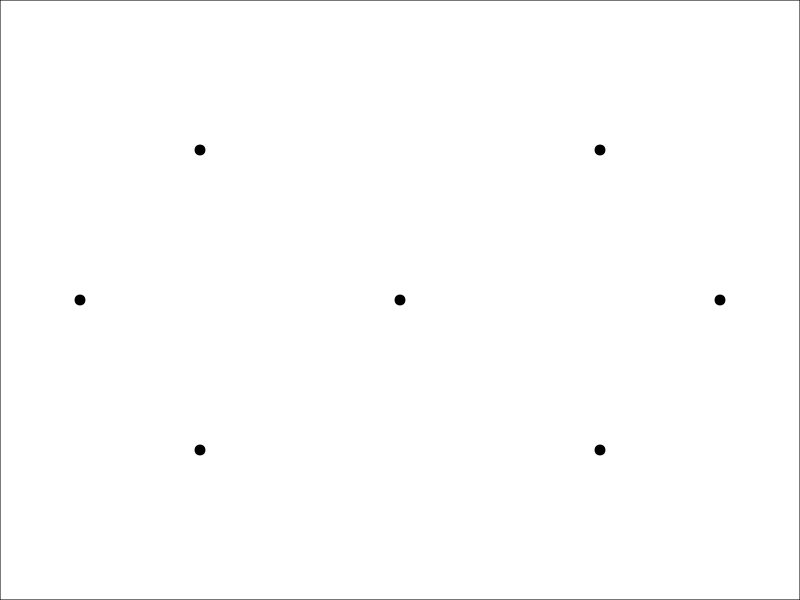

The R source for this figure:
## ---- chunk 1
library(ggplot2)
library(dplyr)
## ---- chunk 2
calibration_points <- matrix(c(
  c(10,50),
  c(50,50),
  c(90,50),
  c(25,25),
  c(25,75),
  c(75,25),
  c(75,75)
), ncol=2, byrow=T)

colnames(calibration_points) <- c("x","y")

df <- as_tibble(calibration_points)
## ---- chunk 3
ggplot(df, aes(x=x, y=y))+
  geom_point(size=3)+
  coord_cartesian(xlim=c(0,100), ylim=c(100,0), expand=FALSE)+
  theme_void()+
  theme(panel.border = element_rect(color="black", fill=NA))
